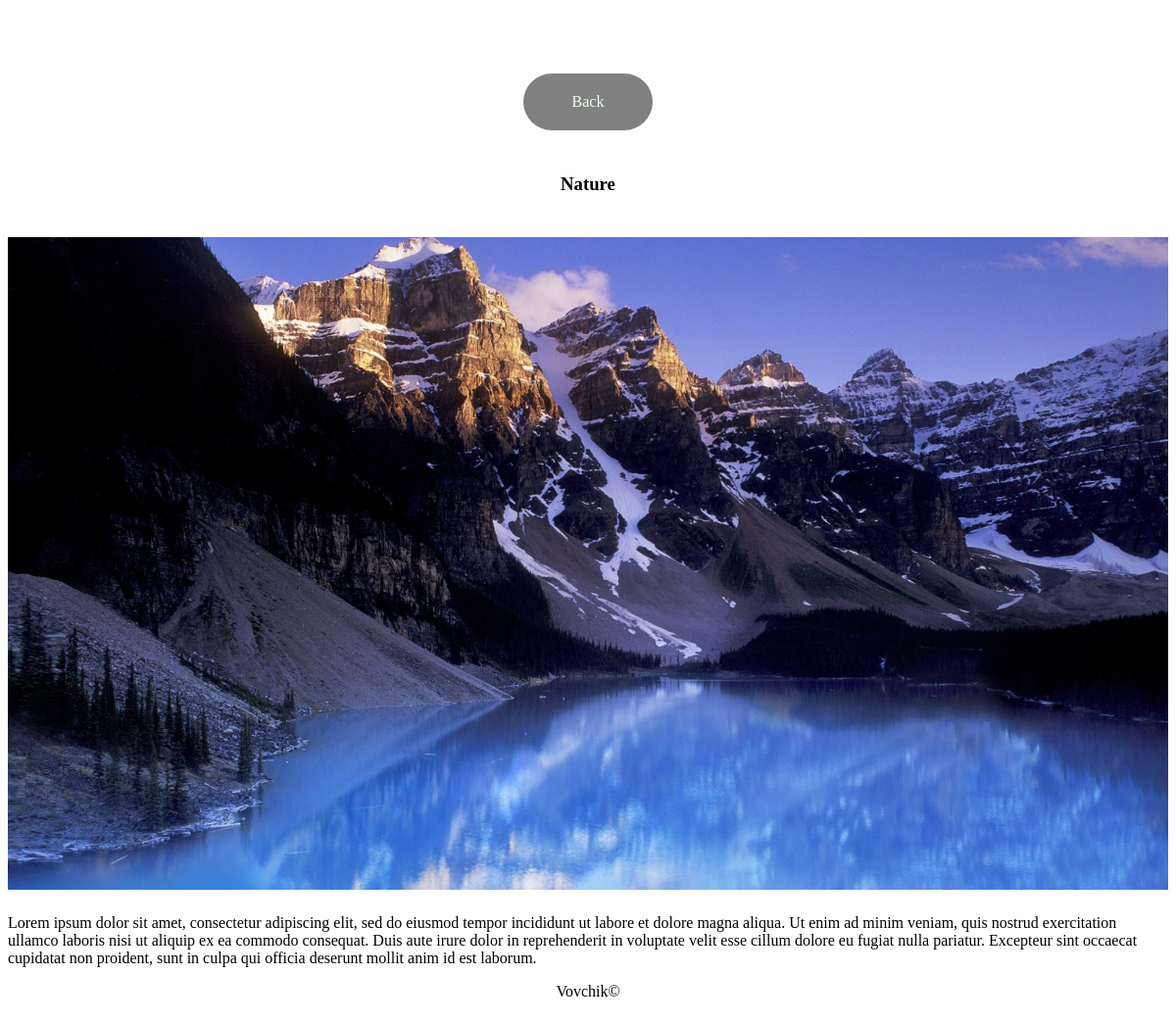
The page /card_view/4/ on the database its author committed.
### base/models.py (models this page shows, shortened)
class Photo(models.Model):
    category = models.ForeignKey(Category, on_delete=models.SET_NULL, null=True, blank=True)
    image = models.ImageField(null=False, blank=False)
    description = models.TextField()
    class Meta:
        verbose_name = ("Photo")
        verbose_name_plural = ("Photos")

class Category(models.Model):
    name = models.CharField(max_length=128, null=False, blank=False)
    class Meta:
        verbose_name = ("Category")
        verbose_name_plural = ("Categories")

### base/views.py (the view)
# urls.py: path('card_view/<str:pk>/', card_view, name='card_view'),
def card_view(request, pk):
    image = Photo.objects.get(id=pk)
    context = {'image': image}
    return render(request, 'base/card_view.html', context)

### base/templates/base/card_view.html (shortened to what this page needs)
{% load static %}
<!DOCTYPE html>
<html lang="en">
  <head>
    <link rel="stylesheet" href="{% static '\base\css\card-view.css' %}" />
  </head>
  <body>
    <div class="container">
      <a class="back-button" href="{% url 'index' %}">Back</a>
      <h3>{{ image.category.name }}</h3>
      <img class="image" src="{{ image.image.url }}" alt="Big image" />
      <span>{{ image.description }}</span>
      <footer>
        <p>Vovchik&copy</p>
      </footer>
    </div>
  </body>
</html>

### base/static/base/css/card-view.css (style rules this page uses)
.container { display: flex; flex-direction: column; justify-content: center; align-items: center; max-width: 1440px; margin: auto; margin-top: 50px; }
.back-button { margin: 25px; text-decoration: none; padding: 20px 50px; font-style: 1.25rem; background: grey; color: honeydew; border-radius: 30px; }
.image { margin: 25px; max-width: 100%; min-height: 100%; }

### rows shown on the page
Photo: category.name "Nature", image (picture), description "Lorem ipsum dolor sit amet, consectetur adipiscing elit, sed do eiusmod tempor incididunt ut labore et dolore magna aliqua. Ut enim ad minim veniam, quis nostrud exercitation ullamco laboris nisi ut aliquip ex ea commodo consequat. Duis aute irure dolor in reprehenderit in voluptate velit esse cillum dolore eu fugiat nulla pariatur. Excepteur sint occaecat cupidatat non proident, sunt in culpa qui officia deserunt mollit anim id est laborum."
